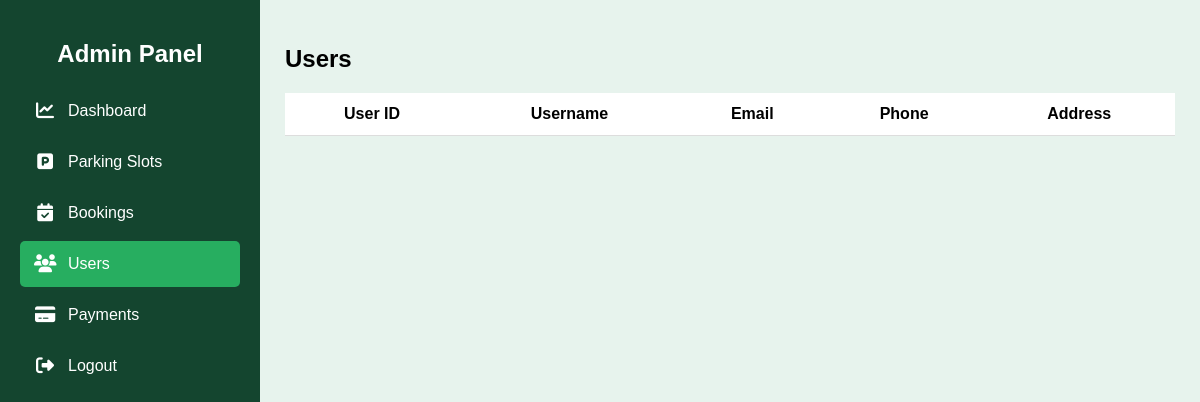
The app's page /?controller=AdminController&action=getUserContactPage, older data.
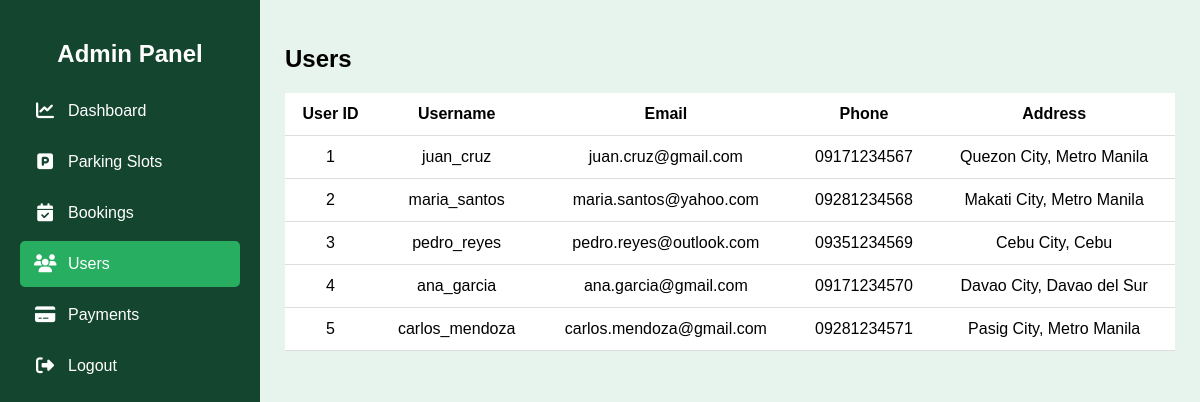
The same page, newer data.
### tables this page shows
CREATE TABLE User (    user_id INTEGER PRIMARY KEY AUTOINCREMENT,    username VARCHAR(50) NOT NULL UNIQUE,    email VARCHAR(100) NOT NULL UNIQUE,    phonenumber VARCHAR(15) NOT NULL,    address TEXT NOT NULL,    password TEXT NOT NULL,    role TEXT NOT NULL DEFAULT 'user' CHECK (role IN ('user', 'admin')),    created_at DATETIME DEFAULT CURRENT_TIMESTAMP);

### index.php (called while the page is built, shortened)
<?php
require_once("./dbConnection.php");
$controller = NULL;
$action = NULL;
if(isset($_GET["controller"]) && isset($_GET["action"])){
    $controller = $_GET["controller"];
    $action = $_GET["action"];
}else{
    $controller = "AdminController";
    $action = "getDashBoardData";
}
require_once("./router.php");

### controllers/BaseController.php (called while the page is built, shortened)
<?php
class BaseController{
    public function  renderView($folderPath, $fileName, $datas = NULL, $location){
        $content = $datas;
        require_once("./views/layout.php");
    }
}

### controllers/AdminController.php (called while the page is built, shortened)
<?php
class AdminController extends BaseController{
    protected $userModel;
    public function __construct(){
        $this->userModel = $this->loadModel("User");
    }
    public function getUserContactPage(){
        $datas = $this->userModel->getAllUser();
        $this->renderView("admin", "UserDetailsPage", $datas, "userPages");
    }
}

### models/BaseModel.php (called while the page is built, shortened)
<?php
class BaseModel{
    public function __construct(){
        $this->db = DbConnection::getInstance();
    }
}

### dbConnection.php (called while the page is built)
<?php
class DbConnection{
    private static $instance = NULL;
    public static function getInstance(){
        if(!isset(self::$instance)){
            try{
                $pdo = new PDO("sqlite:" . __DIR__ . "/database/parkwise.db");
                $pdo->setAttribute(PDO::ATTR_ERRMODE, PDO::ERRMODE_EXCEPTION);
                self::$instance = $pdo;
            }catch(PDOException $e){
                exit("SOMETHING WENT WRONG WHILE CONNECTING TO DATABASE" .  $e->getMessage());
            }
        }
        return self::$instance;
    }
}

### models/user.php (called while the page is built, shortened)
<?php
class User extends BaseModel{
    protected $table = "User";
      public function getAllUser(){
        try{
            $sql = "SELECT * FROM {$this->table} WHERE role = 'user'";
            $request = $this->db->query($sql);
            $result = $request->fetchAll(PDO::FETCH_ASSOC);
            return $result;
        }catch(PDOException $e){
            error_log($e->getMessage());
            return false;
        }
    }
}

### views/admin/UserDetailsPage.php (the view)
<section id="users" class="section visible">
       <h1>Users</h1>
       <table class="data-table">
           <thead>
               <tr>
                   <th>User ID</th>
                   <th>Username</th>
                   <th>Email</th>
                   <th>Phone</th>
                   <th>Address</th>
               </tr>
           </thead>
           <tbody id="usersTable">
                 <?php foreach($content as $data):?>
                   <tr>
                       <td class="table-data"><?= $data["user_id"]?></td>
                       <td class="table-data"><?= $data["username"]?></td>
                       <td class="table-data"><?= $data["email"]?></td>
                       <td class="table-data"><?= $data["phonenumber"]?></td>
                       <td class="table-data"><?= $data["address"]?></td>
                   </tr>
               <?php endforeach;?>
           </tbody>
       </table>
   </section>

### router.php (shortened to what this page needs)
<?php
function call($controller, $action){
    require_once("./controllers/BaseController.php");
    require_once("./models/BaseModel.php");
    switch($controller){
        case "AdminController":
            $controllerInstance = new AdminController();
            break;
    }
    $controllerInstance->{$action}();
}
$routes = [
    "Home" => ["index"],
    "AdminController" => ["getDashBoardData", "getParkingSlotsPage", "getBookingsPage", "getPaymentsPage",  "getUserContactPage"],
];
if(array_key_exists($controller, $routes)){
    if(in_array($action, $routes[$controller])){
        call($controller, $action);
    }
}else{
    call("AdminController", "getDashBoardData");
}

### views/layout.php (shortened to what this page needs)
<!DOCTYPE html>
<html lang="en">
<head>
    <link rel="stylesheet" href="https://cdnjs.cloudflare.com/ajax/libs/font-awesome/6.5.0/css/all.min.css">
    <link rel="stylesheet" href="<?php echo BASE_URL?>views/style.css">
</head>
<body>
    <?php require_once("./views/$folderPath" . "/$folderPath" . "Layout.php")?>
</body>
</html>

### views/components/NavBar.php
<div class="sidebar">
    <h2>Admin Panel</h2>
    <ul>
        <a href="?controller=AdminController&action=getDashBoardData">
            <li  class="<?php  echo $location == "dashBoard" ? "active" : "" ?>">
                        <i class="fa-solid fa-chart-line"></i> Dashboard
            </li>
        </a>
        <a href="?controller=AdminController&action=getParkingSlotsPage">
                <li  class="<?php echo $location == "slotPage" ? "active" : "" ?>">
                    <i class="fa-solid fa-square-parking"></i> Parking Slots
                </li>
        </a>
        <a href="?controller=AdminController&action=getBookingsPage">
                    <li  class="<?php echo $location == "bookingsPages" ? "active" : "" ?>">
                        <i class="fa-solid fa-calendar-check"></i> Bookings
                    </li>
            </a>
            <a href="?controller=AdminController&action=getUserContactPage">
                        <li  class="<?php echo $location == "userPages" ? "active" : "" ?>">
                            <i class="fa-solid fa-users"></i> Users
                        </li>
            </a>
            <a href="?controller=AdminController&action=getPaymentsPage">
                        <li class="<?php echo $location == "paymentsPage" ? "active" : "" ?>">
                             <i class="fa-solid fa-credit-card"></i> Payments
                        </li>
            </a>
        <li >
            <i class="fa-solid fa-right-from-bracket"></i> Logout
        </li>
    </ul>
</div>

### views/admin/adminLayout.php
<?php require_once("./views/components/NavBar.php")?>
<div class="main-content">
    <?php require_once("./views/admin/$fileName" . ".php")?>
</div>

### views/style.css (style rules this page uses)
body { margin: 0; font-family: Arial, sans-serif; background: #E7F3ED; display: flex; }
.sidebar { width: 220px; height: 100vh; background: #14452F; color: white; padding: 20px; position: fixed; }
.sidebar h2 { text-align: center; margin-bottom: 20px; }
.sidebar ul { padding: 0; list-style: none; }
.sidebar ul li { padding: 14px; margin: 5px 0; cursor: pointer; border-radius: 5px; display: flex; align-items: center; gap: 12px; font-size: 16px; }
.sidebar ul li i { font-size: 18px; width: 22px; text-align: center; }
.sidebar ul li:hover, .sidebar ul li.active { background: #27ae60; color: #ffffff; }
.main-content { margin-left: 260px; padding: 25px; width: 100%; }
.section { display: none; }
.visible { display: block; }
.data-table { width: 100%; background: white; border-collapse: collapse; margin-top: 20px; text-align: center; }
.data-table th, .data-table td { padding: 12px; border-bottom: 1px solid #ddd; }
a { color: inherit; text-decoration: none; background: none; border: none; padding: 0; margin: 0; font: inherit; cursor: pointer; }

Row changes from the older to the newer data that the page shows:
now on this page (row edited): user: user_id "1", username "juan_cruz", email "juan.cruz@gmail.com", phonenumber "09171234567", address "Quezon City, Metro Manila"
now on this page (row edited): user: user_id "2", username "maria_santos", email "maria.santos@yahoo.com", phonenumber "09281234568", address "Makati City, Metro Manila"
now on this page (row edited): user: user_id "3", username "pedro_reyes", email "pedro.reyes@outlook.com", phonenumber "09351234569", address "Cebu City, Cebu"
now on this page (row edited): user: user_id "4", username "ana_garcia", email "ana.garcia@gmail.com", phonenumber "09171234570", address "Davao City, Davao del Sur"
now on this page (row edited): user: user_id "5", username "carlos_mendoza", email "carlos.mendoza@gmail.com", phonenumber "09281234571", address "Pasig City, Metro Manila"
